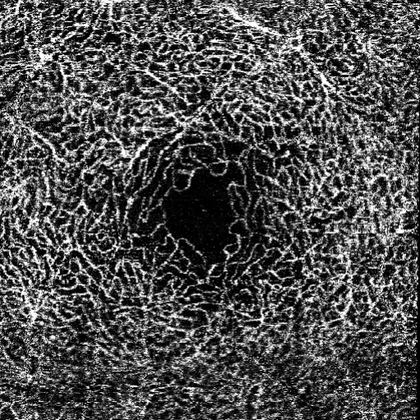
%> input picture samples/sample1.png, 420 x 420 px, shrunk from 512 x 512 before the run
$ octave testInitialPoint.m   (GNU Octave 9; MATLAB toolbox functions it lacks are replaced by stand-ins)
%> lines starting %> are read from the running program, lines starting %| are printed output that depends on the picture
close all
clear
CurrentDir = pwd;
[filename,pathname] = uigetfile({'*.jpg;*.png;*.tif','OCTA Images *.jpg *.png *.tif'},'choose OCTA images',CurrentDir);
%> the answer given: ../../samples/sample1.png

if pathname == 0
    return
end
FullPath = fullfile(pathname,filename);
grayImg = imread(FullPath);
%> grayImg is the input picture: size 420x420 uint8; min 0, max 255, mean 78.5

[width, height] = size(grayImg);
%> width = 420; height = 420
totalGrayValue = sum(sum(grayImg));
%> totalGrayValue = 13850650
gTH = totalGrayValue/width/height;
%> gTH = 78.52
gTH = 10;

subplot(1,2,1)
imshow(grayImg)

subplot(1,2,2)
for row=1:width
    maxDistance = 0;
    centrePXH = 0;
    centrePYH = 0;

    p = 0; curDistance = 0;
    for col=1:height
          if grayImg(row, col) > gTH
              curDistance = col - p;
              if curDistance > maxDistance
                  maxDistance = curDistance;
                  centrePXH = row;
                  centrePYH = p + curDistance/2;
              end
              p = col;
          end
    end

    x1 = centrePXH; y1 = centrePYH-maxDistance/2;
    x2 = centrePXH; y2 = centrePYH+maxDistance/2;
    %line([x1,x2],[y1,y2]);
    line([y1,y2],[x1,x2]);
end
%> this loop made 420 passes
%> (y1, y2) on passes 1 to 3: (187, 193), (411, 418), (273, 278)
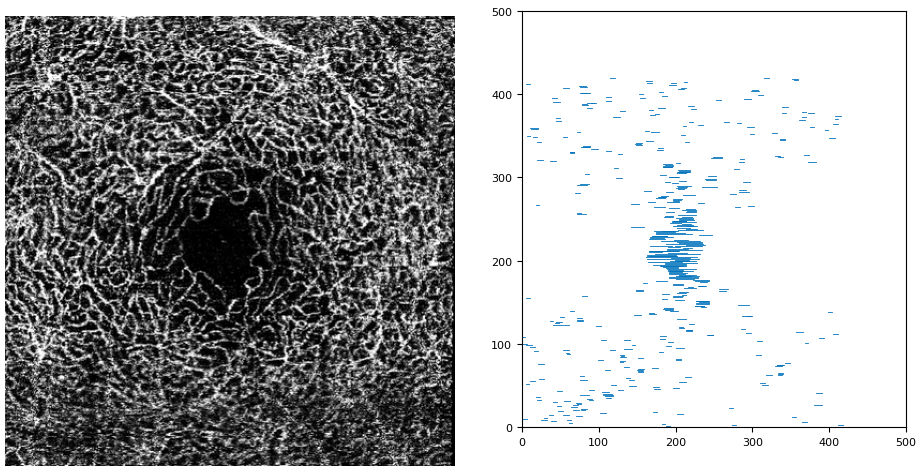
%> figure redrawn from the program's plot data, 2 panels

% [33 lines of commented-out code are left out]

$ run again, on samples/sample3.png
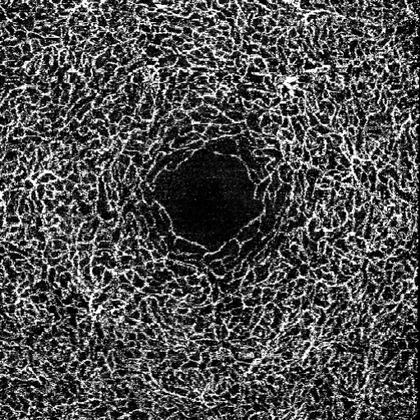
%> input picture samples/sample3.png, 420 x 420 px, shrunk from 512 x 512 before the run
%> grayImg is the input picture: size 420x420 uint8; min 0, max 255, mean 77.3
%> totalGrayValue = 13644531
%> gTH = 77.35
%> the loop `for row=1:width` made 420 passes
%> (y1, y2) on passes 1 to 3: (141, 149), (408, 417), (260, 267)
%> after the loop `for row=1:width`:
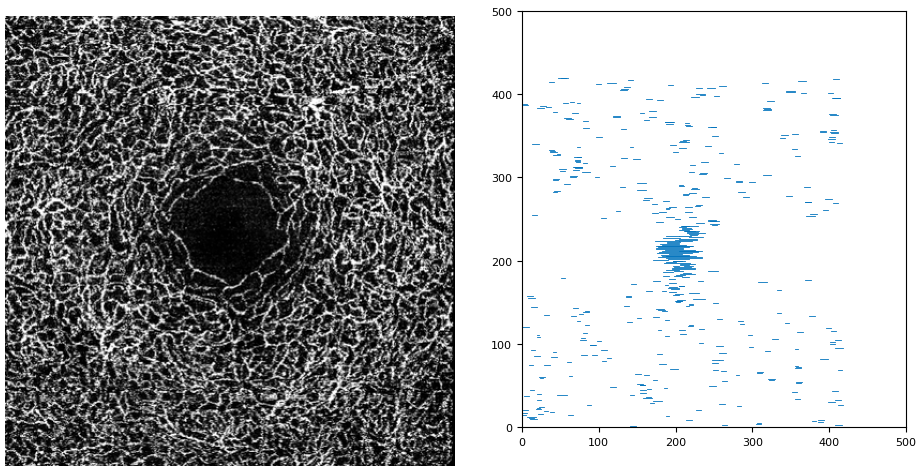
%> figure redrawn from the program's plot data, 2 panels
